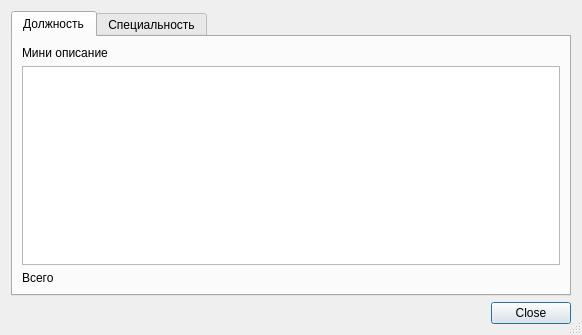
<?xml version="1.0" encoding="UTF-8"?>
<ui version="4.0">
 <class>PostOnAppointmentList</class>
 <widget class="QDialog" name="PostOnAppointmentList">
  <property name="geometry">
   <rect>
    <x>0</x>
    <y>0</y>
    <width>582</width>
    <height>335</height>
   </rect>
  </property>
  <property name="windowTitle">
   <string>Dialog</string>
  </property>
  <property name="sizeGripEnabled">
   <bool>true</bool>
  </property>
  <layout class="QGridLayout" name="gridLayout">
   <item row="1" column="0">
    <widget class="QDialogButtonBox" name="buttonBox">
     <property name="orientation">
      <enum>Qt::Horizontal</enum>
     </property>
     <property name="standardButtons">
      <set>QDialogButtonBox::Close</set>
     </property>
    </widget>
   </item>
   <item row="0" column="0">
    <widget class="QTabWidget" name="tabWidget">
     <property name="currentIndex">
      <number>0</number>
     </property>
     <widget class="QWidget" name="tabCode12">
      <attribute name="title">
       <string>Должность</string>
      </attribute>
      <layout class="QVBoxLayout" name="verticalLayout_2">
       <item>
        <widget class="QLabel" name="lblDescription">
         <property name="text">
          <string>Мини описание</string>
         </property>
        </widget>
       </item>
       <item>
        <widget class="CTableView" name="tblItems"/>
       </item>
       <item>
        <widget class="QLabel" name="label">
         <property name="text">
          <string>Всего</string>
         </property>
        </widget>
       </item>
      </layout>
     </widget>
     <widget class="QWidget" name="tabCode11">
      <attribute name="title">
       <string>Специальность</string>
      </attribute>
      <layout class="QVBoxLayout" name="verticalLayout">
       <item>
        <widget class="QLabel" name="lblDescription_2">
         <property name="text">
          <string>Мини описание</string>
         </property>
        </widget>
       </item>
       <item>
        <widget class="CTableView" name="tblItems_2"/>
       </item>
       <item>
        <widget class="QLabel" name="label_2">
         <property name="text">
          <string>Всего</string>
         </property>
        </widget>
       </item>
      </layout>
     </widget>
    </widget>
   </item>
  </layout>
 </widget>
 <customwidgets>
  <customwidget>
   <class>CTableView</class>
   <extends>QTableView</extends>
   <header>library/TableView.h</header>
  </customwidget>
 </customwidgets>
 <tabstops>
  <tabstop>tblItems</tabstop>
  <tabstop>buttonBox</tabstop>
 </tabstops>
 <resources/>
 <connections>
  <connection>
   <sender>buttonBox</sender>
   <signal>accepted()</signal>
   <receiver>PostOnAppointmentList</receiver>
   <slot>accept()</slot>
   <hints>
    <hint type="sourcelabel">
     <x>248</x>
     <y>254</y>
    </hint>
    <hint type="destinationlabel">
     <x>157</x>
     <y>274</y>
    </hint>
   </hints>
  </connection>
  <connection>
   <sender>buttonBox</sender>
   <signal>rejected()</signal>
   <receiver>PostOnAppointmentList</receiver>
   <slot>reject()</slot>
   <hints>
    <hint type="sourcelabel">
     <x>316</x>
     <y>260</y>
    </hint>
    <hint type="destinationlabel">
     <x>286</x>
     <y>274</y>
    </hint>
   </hints>
  </connection>
 </connections>
</ui>
